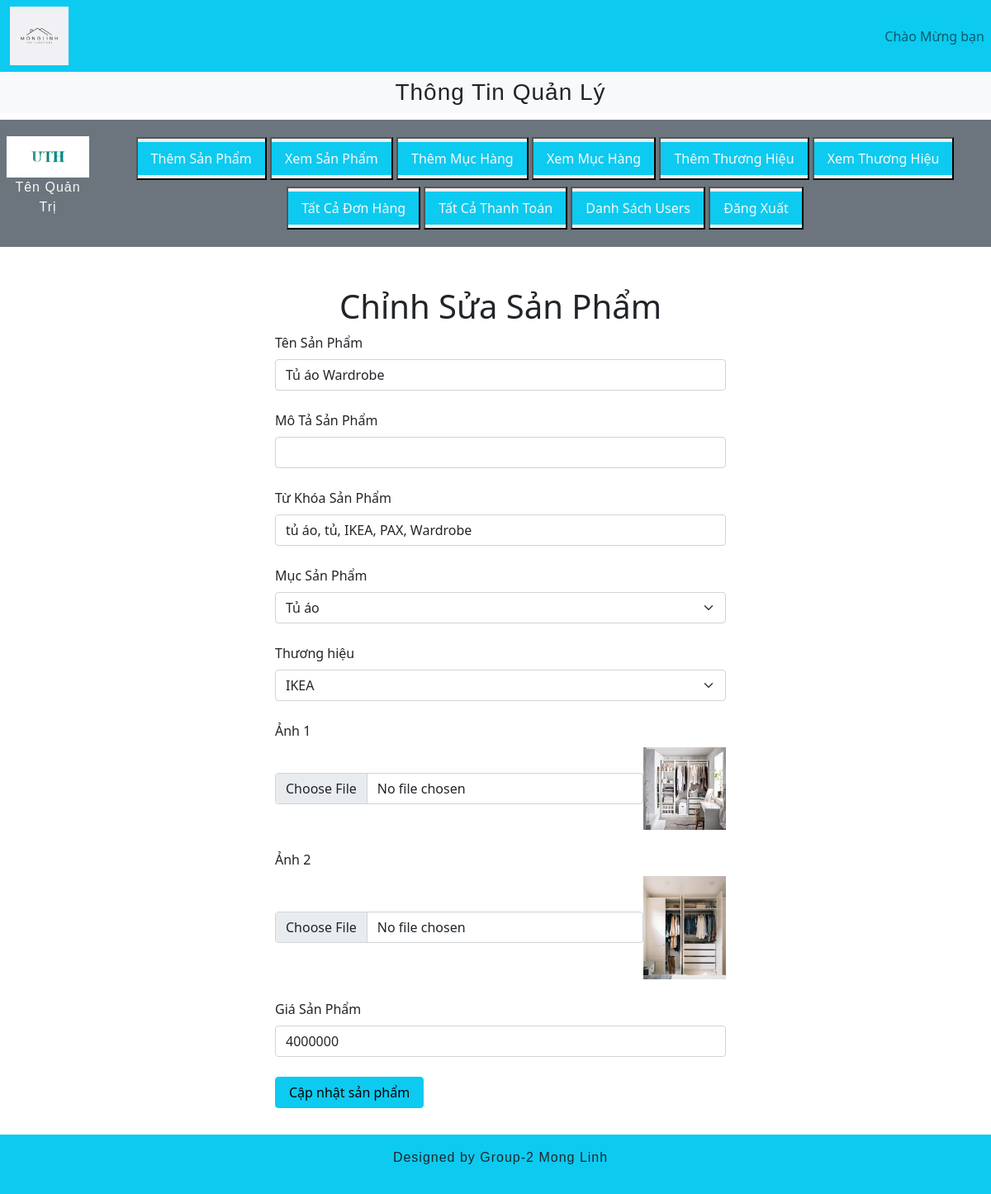
/admin_area/index.php?edit_products=2, run on the app's committed database.
### tables this page shows
CREATE TABLE `products` (
  `product_id` int(11) NOT NULL,
  `product_title` varchar(100) NOT NULL,
  `product_description` varchar(255) NOT NULL,
  `product_keywords` varchar(255) NOT NULL,
  `category_id` int(11) NOT NULL,
  `brand_id` int(11) NOT NULL,
  `product_image1` varchar(255) NOT NULL,
  `product_image2` varchar(255) NOT NULL,
  `product_price` varchar(100) NOT NULL,
  `date` timestamp NOT NULL DEFAULT current_timestamp() ON UPDATE current_timestamp(),
  `status` varchar(100) NOT NULL
);

CREATE TABLE `categories` (
  `category_id` int(11) NOT NULL,
  `category_title` varchar(150) NOT NULL
);

CREATE TABLE `brands` (
  `brand_id` int(11) NOT NULL,
  `brand_title` varchar(100) NOT NULL
);

### admin_area/edit_products.php (the view, shortened to what this page needs)
<?php
if(isset($_GET['edit_products'])){
    $edit_id=$_GET['edit_products'];
    $get_data="SELECT * from `products` where product_id=$edit_id";
    $result=mysqli_query($con,$get_data);
    $row=mysqli_fetch_assoc($result);
    $product_title=$row['product_title'];
    $product_description=$row['product_description'];
    $product_keywords=$row['product_keywords'];
    $category_id=$row['category_id'];
    $brand_id=$row['brand_id'];
    $product_image1=$row['product_image1'];
    $product_image2=$row['product_image2'];
    $product_price=$row['product_price'];
    $select_category="SELECT * from `categories` where category_id=$category_id";
    $result_category=mysqli_query($con,$select_category);
    $row_category=mysqli_fetch_assoc($result_category);
    $category_title=$row_category['category_title'];
    $select_brand="SELECT * from `brands` where brand_id=$brand_id";
    $result_brand=mysqli_query($con,$select_brand);
    $row_brand=mysqli_fetch_assoc($result_brand);
    $brand_title=$row_brand['brand_title'];
}
?>
<div class="container mt-5">
    <h1 class="text-center">Chỉnh Sửa Sản Phẩm</h1>
    <form action="" method="post" enctype="multipart/form-data">
        <div class="form-outline w-50 m-auto mb-4">
            <label for="product_title" class="form-label">Tên Sản Phẩm</label>
            <input type="text" id="product_title" value="<?php echo $product_title;?>" name="product_title"
                class="form-control" required="required">
        </div>
        <div class="form-outline w-50 m-auto mb-4">
            <label for="product_desc" class="form-label">Mô Tả Sản Phẩm</label>
            <input type="text" id="product_desc" value="<?php echo $product_description?>" name="product_desc"
                class="form-control" required="required">
        </div>
        <div class="form-outline w-50 m-auto mb-4">
            <label for="product_keywords" class="form-label">Từ Khóa Sản Phẩm</label>
            <input type="text" id="product_keywords" value="<?php echo $product_keywords?>" name="product_keywords"
                class="form-control" required="required">
        </div>
        <div class="form-outline w-50 m-auto mb-4">
            <label for="product_category" class="form-label">Mục Sản Phẩm</label>
            <select name="product_category" class="form-select">
                <option value="<?php echo $category_title?>"><?php echo $category_title?></option>
            </select>
        </div>
        <div class="form-outline w-50 m-auto mb-4">
            <label for="product_brands" class="form-label">Thương hiệu</label>
            <select name="product_brands" class="form-select">
                <option value="<?php echo $brand_title?>"><?php echo $brand_title?></option>
            </select>
        </div>
        <div class="form-outline w-50 m-auto mb-4">
            <label for="product_image1" class="form-label">Ảnh 1</label>
            <div class="d-flex">
                <input type="file" id="product_image1" name="product_image1" class="form-control w-90 m-auto"
                    required="required">
                <img src="./product_images/<?php echo $product_image1?>" alt="" class="product_img">
            </div>
        </div>
        <div class="form-outline w-50 m-auto mb-4">
            <label for="product_image2" class="form-label">Ảnh 2</label>
            <div class="d-flex">
                <input type="file" id="product_image2" name="product_image2" class="form-control w-90 m-auto"
                    required="required">
                <img src="./product_images/<?php echo $product_image2?>" alt="" class="product_img">
            </div>
        </div>
        <div class="form-outline w-50 m-auto mb-4">
            <label for="product_price" class="form-label">Giá Sản Phẩm</label>
            <input type="text" id="product_price" value="<?php echo $product_price?>" name="product_price"
                class="form-control" required="required">
        </div>
        <div class="w-50 m-auto">
            <input type="submit" name="edit_product" value="Cập nhật sản phẩm" class="btn btn-info px-3 mb-3">
        </div>
    </form>
</div>

### css/common_function.css (style rules this page uses)
.btn { transition: background-color 0.2s ease, transform 0.2s ease; }

### style.css (style rules this page uses)
* { margin: 0; padding: 0; box-sizing: border-box; }

### admin_area/index.php (style rules this page uses)
body { overflow-x: hidden; }
.product_img { width: 100px; object-fit: contain; }

### data on the page
products: product_title "Tủ áo Wardrobe", product_keywords "tủ áo, tủ, IKEA, PAX, Wardrobe", product_image1 (picture), product_image2 (picture), product_price "4000000"
categories: product_category "Tủ áo"
brands: product_brands "IKEA"
